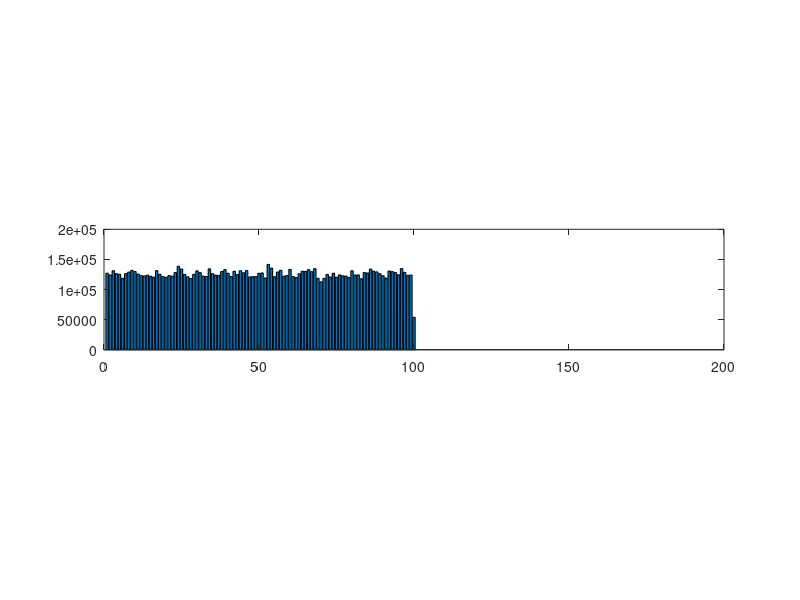

The MATLAB script that drew this image:
clc;clear all;
hold on;
%%%%%%%%%%%%%%%%%%%%%%%%%%%%%%%%%%%%%%%%%%%%%%%%%%%%%%%%%%%%%%%%%%%
%Reading data from a file
%Note that time is in micro seconds and packetsize is in Bytes
%%%%%%%%%%%%%%%%%%%%%%%%%%%%%%%%%%%%%%%%%%%%%%%%%%%%%%%%%%%%%%%%%%%
[packet_no_p, time_p, packetsize_p] = textread('outputSink.txt', '%f %f %f');

%%%%%%%%%%%%%%%%%%%%%%%%%Exercise 1.2%%%%%%%%%%%%%%%%%%%%%%%%%%%%%%
%The following code will generate Plot 1; You generate Plot2 , Plot3.
%Hint1: For Plot2 and Plot3, you only need to change 'initial_p', the
%       initial time in microseconds, and 'ag_frame', the time period of
%       aggregation
%Hint2: After adding Plot2 and Plot3 to this part, you can use 'subplot(3,1,2);'
%       and 'subplot(3,1,3);' respectively to show 3 plots in the same figure.

%%%%%%%%%%%%%%%%%%%%%%%%%%%%%%%%%%%%%%%%%%%%%%%%%%%%%%%%%%%%%%%%%%%%%%%%%%
figure(1);
jj=1;
i=1;
initial_p= 0;
ag_time=1000000;
bytes_p=zeros(1,150);
while time_p(jj)<=initial_p
    jj=jj+1;
end
while i<=150
while ((time_p(jj)-initial_p)<=ag_time*i && jj<length(packetsize_p))
bytes_p(i)=bytes_p(i)+packetsize_p(jj);
jj=jj+1;
end
i=i+1;
end


i = 2;
cumulative_arrivals = zeros(1, 125000);
cumulative_arrivals(1) = packetsize_p(1);
time_p(1) = time_p(1)/1000;
while i <= 125000
    if (i <= length(packetsize_p))
        cumulative_arrivals(i) = cumulative_arrivals(i-1) + packetsize_p(i);
        %time_p(i) = time_p(i)/1000;
    else
        cumulative_arrivals(i) = cumulative_arrivals(i-1);
    end
    
    i = i + 1;
end
%%%%%%%%
%corr_func = autocorr(bytes_p);
%plot(corr_func);
subplot(3,1,2);
bar(bytes_p);
%set(gca, 'XTick', x_spacing);
%set(gca, 'XTickLabels', x_spacing);
%%%%%%%%%%%%%%%%%%%%%%%%%%%%%%%%%%%%%%%%%%%%%%%%%%%%%%%%%%%%%%%%%%%%%%%
%Note: Run the same MATLAB code for Exercise 1.3 and 1.4 but change the
%second line of the code in order to read the files 'poisson2.data' and
%'poisson3.data' respectively.
%%%%%%%%%%%%%%%%%%%%%%%%%%%%%%%%%%%%%%%%%%%%%%%%%%%%%%%%%%%%%%%%%%%%%%%